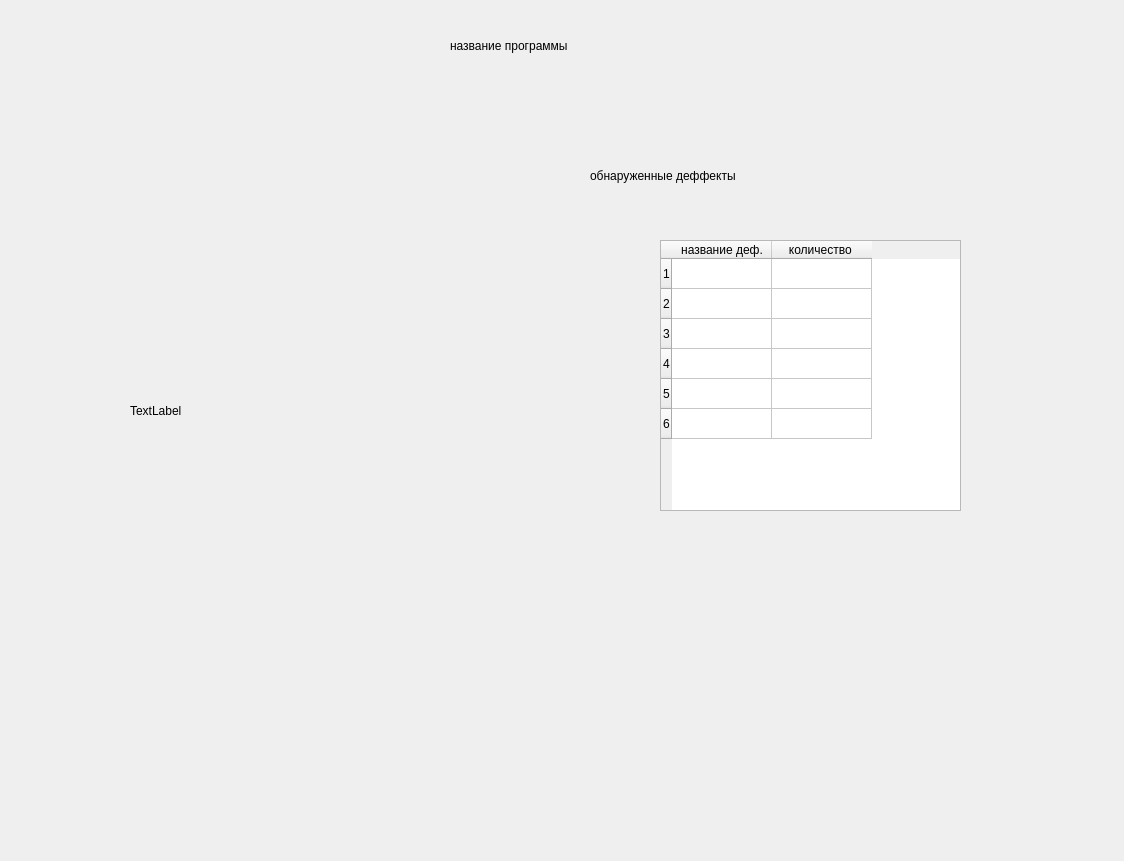
<?xml version="1.0" encoding="UTF-8"?>
<ui version="4.0">
 <class>MainWindow</class>
 <widget class="QMainWindow" name="MainWindow">
  <property name="geometry">
   <rect>
    <x>0</x>
    <y>0</y>
    <width>1124</width>
    <height>861</height>
   </rect>
  </property>
  <property name="windowTitle">
   <string>MainWindow</string>
  </property>
  <widget class="QWidget" name="centralwidget">
   <widget class="QLabel" name="program_name_label">
    <property name="geometry">
     <rect>
      <x>450</x>
      <y>10</y>
      <width>211</width>
      <height>71</height>
     </rect>
    </property>
    <property name="text">
     <string>название программы </string>
    </property>
   </widget>
   <widget class="QLabel" name="label_table">
    <property name="geometry">
     <rect>
      <x>590</x>
      <y>130</y>
      <width>461</width>
      <height>91</height>
     </rect>
    </property>
    <property name="text">
     <string>обнаруженные деффекты </string>
    </property>
   </widget>
   <widget class="QTableWidget" name="data">
    <property name="geometry">
     <rect>
      <x>660</x>
      <y>240</y>
      <width>301</width>
      <height>271</height>
     </rect>
    </property>
    <row>
     <property name="text">
      <string>1</string>
     </property>
    </row>
    <row>
     <property name="text">
      <string>2</string>
     </property>
    </row>
    <row>
     <property name="text">
      <string>3</string>
     </property>
    </row>
    <row>
     <property name="text">
      <string>4</string>
     </property>
    </row>
    <row>
     <property name="text">
      <string>5</string>
     </property>
    </row>
    <row>
     <property name="text">
      <string>6</string>
     </property>
    </row>
    <column>
     <property name="text">
      <string>название деф.</string>
     </property>
    </column>
    <column>
     <property name="text">
      <string>количество </string>
     </property>
    </column>
   </widget>
   <widget class="QLabel" name="Image">
    <property name="geometry">
     <rect>
      <x>130</x>
      <y>180</y>
      <width>441</width>
      <height>461</height>
     </rect>
    </property>
    <property name="text">
     <string>TextLabel</string>
    </property>
   </widget>
  </widget>
 </widget>
 <resources/>
 <connections/>
</ui>
